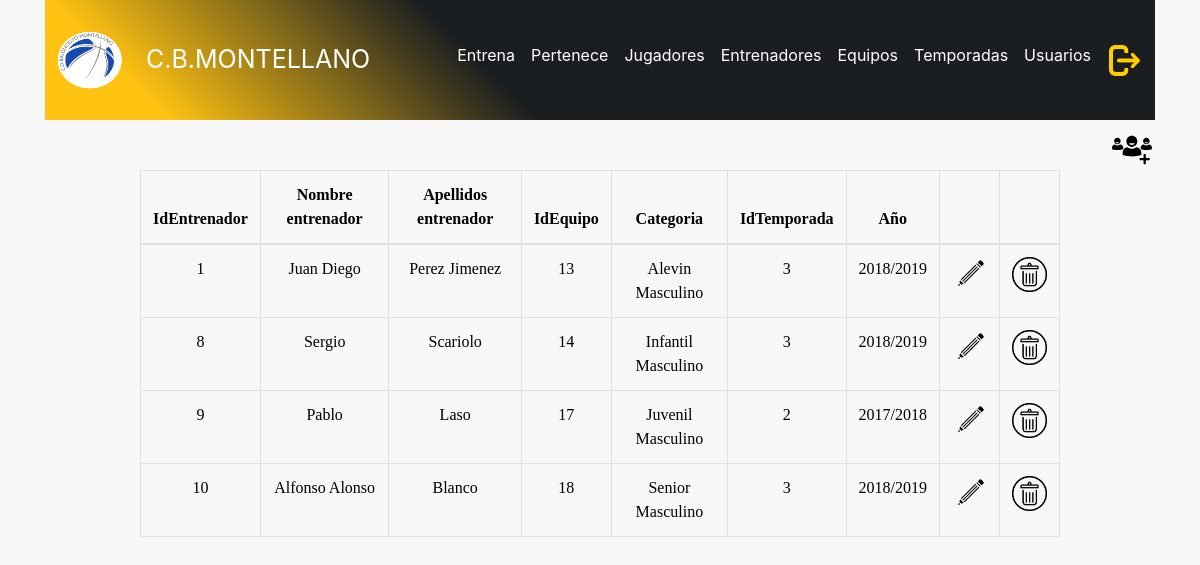
Screenshot of /admin/entrena.php (signed in) with the database file from the repository.
### tables this page shows
CREATE TABLE `entrena` (
  `idtemporada` int(11) unsigned NOT NULL DEFAULT '0',
  `identrenador` int(11) unsigned NOT NULL DEFAULT '0',
  `idequipo` int(11) unsigned NOT NULL DEFAULT '0',
  PRIMARY KEY (`idtemporada`,`identrenador`,`idequipo`),
  KEY `identrenador` (`identrenador`),
  KEY `idequipo` (`idequipo`),
  CONSTRAINT `entrena_ibfk_1` FOREIGN KEY (`idtemporada`) REFERENCES `temporada` (`idtemporada`) ON DELETE CASCADE ON UPDATE CASCADE,
  CONSTRAINT `entrena_ibfk_2` FOREIGN KEY (`identrenador`) REFERENCES `entrenador` (`identrenador`) ON DELETE CASCADE ON UPDATE CASCADE,
  CONSTRAINT `entrena_ibfk_3` FOREIGN KEY (`idequipo`) REFERENCES `equipo` (`idequipo`) ON DELETE CASCADE ON UPDATE CASCADE
);

CREATE TABLE `entrenador` (
  `identrenador` int(11) unsigned NOT NULL AUTO_INCREMENT,
  `nombre` varchar(100) NOT NULL,
  `apellidos` varchar(100) NOT NULL,
  `dni` varchar(9) NOT NULL,
  `fechanacimiento` date NOT NULL,
  `numerolicencia` int(10) NOT NULL,
  `telefono` varchar(9) DEFAULT NULL,
  `direccion` varchar(100) DEFAULT NULL,
  `foto` varchar(300) DEFAULT NULL,
  PRIMARY KEY (`identrenador`)
);

CREATE TABLE `equipo` (
  `idequipo` int(11) unsigned NOT NULL AUTO_INCREMENT,
  `nombre` varchar(100) NOT NULL,
  `foto` varchar(300) DEFAULT NULL,
  PRIMARY KEY (`idequipo`)
);

CREATE TABLE `temporada` (
  `idtemporada` int(11) unsigned NOT NULL AUTO_INCREMENT,
  `nombre` varchar(100) NOT NULL,
  `fechainicio` date NOT NULL,
  `fechafin` date NOT NULL,
  PRIMARY KEY (`idtemporada`)
);

### admin/entrena.php (the view, shortened to what this page needs)
<!DOCTYPE html>
<html lang="es">
<head>
  <link rel="stylesheet" href="https://stackpath.bootstrapcdn.com/bootstrap/4.2.1/css/bootstrap.min.css">
  <link rel="stylesheet" type="text/css" href="../header/header.css">
  <link rel="stylesheet" type="text/css" href="style.css">
  <link href="//maxcdn.bootstrapcdn.com/font-awesome/4.2.0/css/font-awesome.min.css" rel="stylesheet">
</head>
<body>
<div class="container">
<?php
    include_once "../header/headeradmin.php";
?>
    <?php
      $connection = new mysqli("localhost", "juan", "2asirtriana", "cbmontellano");
      $connection->set_charset("utf8");
        $query="select en.identrenador as identrenador, ent.nombre as nombreentrenador, ent.apellidos as apellidosentrenador, en.idequipo as idequipo,eq.nombre as categoriaequipo,
        en.idtemporada as idtemporada,t.nombre as anotemporada
        from entrenador as ent
        join entrena as en on ent.identrenador = en.identrenador
        join equipo as eq on en.idequipo = eq.idequipo
        join temporada as t on en.idtemporada = t.idtemporada;";
      if ($result = $connection->query($query)) {
      ?>
      <div class="row" id="añadirequipo">
        <div class="col-md-3">
          <a href="anadirentrena.php">
            <img src="añadirequipo.svg" width="40" height="40">
          </a>
        </div>
      </div>
      <div class="row justify-content-center">
      <div class="col-md-10">
          <table class="table table-hover table-bordered" id="tabla">
          <thead>
            <tr>
              <th scope="col">IdEntrenador</th>
              <th scope="col">Nombre entrenador</th>
              <th scope="col">Apellidos entrenador</th>
              <th scope="col">IdEquipo</th>
              <th scope="col">Categoria</th>
              <th scope="col">IdTemporada</th>
              <th scope="col">Año</th>
              <th scope="col"></th>
              <th scope="col"></th>
            </tr>
          </thead>
          <tbody>
      <?php
          while($obj = $result->fetch_object()) {
              echo "<tr>";
                echo "<td>".$obj->identrenador."</td>";
                echo "<td>".$obj->nombreentrenador."</td>";
                echo "<td>".$obj->apellidosentrenador."</td>";
                echo "<td>".$obj->idequipo."</td>";
                echo "<td>".$obj->categoriaequipo."</td>";
                echo "<td>".$obj->idtemporada."</td>";
                echo "<td>".$obj->anotemporada."</td>";
                echo "<td><a href='editarentrena.php?idequipo=$obj->idequipo&idtemporada=$obj->idtemporada&identrenador=$obj->identrenador'><img src='editar2.png' width='35px' height='35px'/></a></td>";
                echo "<td><a href='eliminarentrena.php?idequipo=$obj->idequipo&idtemporada=$obj->idtemporada&identrenador=$obj->identrenador'><img src='borrar2.png' width='35px' height='35px'/></a></td>";
              echo "</tr>";
          }
      }
    ?>
    </tbody>
    </table>
    </div>
    </div>
    </div>
  </body>
</html>

### header/header.css (style rules this page uses)
body { margin: 0; font-family: -apple-system,BlinkMacSystemFont,"Segoe UI",Roboto,"Helvetica Neue",Arial,sans-serif; font-size: 1rem; font-weight: 400; line-height: 1.5; color: #212529; background-color: #f7f7f7; }
a { color: #0a0a0a; text-decoration: none; }

### admin/style.css (style rules this page uses)
#tabla { text-align: center; color: black; font-family: 'Times New Roman', Times, serif; font-weight: normal; margin-bottom: 240px; }
#añadirequipo { margin-top: 10px; margin-left: 1052px; }

### rows the page displays
entrena: identrenador "1", identrenador.nombre "Juan Diego", identrenador.apellidos "Perez Jimenez", idequipo "13", idequipo.nombre "Alevin Masculino", idtemporada "3", idtemporada.nombre "2018/2019"
entrena: identrenador "8", identrenador.nombre "Sergio", identrenador.apellidos "Scariolo", idequipo "14", idequipo.nombre "Infantil Masculino", idtemporada "3", idtemporada.nombre "2018/2019"
entrena: identrenador "9", identrenador.nombre "Pablo", identrenador.apellidos "Laso", idequipo "17", idequipo.nombre "Juvenil Masculino", idtemporada "2", idtemporada.nombre "2017/2018"
entrena: identrenador "10", identrenador.nombre "Alfonso Alonso", identrenador.apellidos "Blanco", idequipo "18", idequipo.nombre "Senior Masculino", idtemporada "3", idtemporada.nombre "2018/2019"
